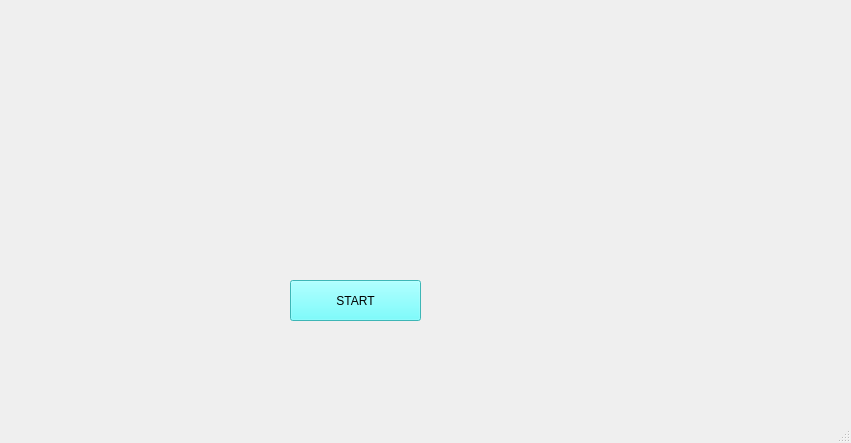
<?xml version="1.0" encoding="UTF-8"?>
<ui version="4.0">
 <class>MainWindow</class>
 <widget class="QMainWindow" name="MainWindow">
  <property name="geometry">
   <rect>
    <x>0</x>
    <y>0</y>
    <width>851</width>
    <height>443</height>
   </rect>
  </property>
  <property name="windowTitle">
   <string>MainWindow</string>
  </property>
  <widget class="QWidget" name="centralwidget">
   <widget class="QLabel" name="label">
    <property name="geometry">
     <rect>
      <x>-180</x>
      <y>-150</y>
      <width>1200</width>
      <height>600</height>
     </rect>
    </property>
    <property name="text">
     <string/>
    </property>
    <property name="pixmap">
     <pixmap>GIF/Black_Template.jpg</pixmap>
    </property>
    <property name="scaledContents">
     <bool>true</bool>
    </property>
   </widget>
   <widget class="QLabel" name="label_2">
    <property name="geometry">
     <rect>
      <x>430</x>
      <y>0</y>
      <width>341</width>
      <height>221</height>
     </rect>
    </property>
    <property name="text">
     <string/>
    </property>
    <property name="pixmap">
     <pixmap>GIF/Iron_Template_1.gif</pixmap>
    </property>
    <property name="scaledContents">
     <bool>true</bool>
    </property>
   </widget>
   <widget class="QLabel" name="label_3">
    <property name="geometry">
     <rect>
      <x>260</x>
      <y>80</y>
      <width>211</width>
      <height>171</height>
     </rect>
    </property>
    <property name="text">
     <string/>
    </property>
    <property name="pixmap">
     <pixmap>GIF/__1.gif</pixmap>
    </property>
    <property name="scaledContents">
     <bool>true</bool>
    </property>
   </widget>
   <widget class="QLabel" name="label_4">
    <property name="geometry">
     <rect>
      <x>0</x>
      <y>-40</y>
      <width>291</width>
      <height>141</height>
     </rect>
    </property>
    <property name="text">
     <string/>
    </property>
    <property name="pixmap">
     <pixmap>GIF/initial.gif</pixmap>
    </property>
    <property name="scaledContents">
     <bool>true</bool>
    </property>
   </widget>
   <widget class="QLabel" name="label_5">
    <property name="geometry">
     <rect>
      <x>480</x>
      <y>260</y>
      <width>261</width>
      <height>151</height>
     </rect>
    </property>
    <property name="text">
     <string/>
    </property>
    <property name="pixmap">
     <pixmap>GIF/B.G_Template_1.gif</pixmap>
    </property>
    <property name="scaledContents">
     <bool>true</bool>
    </property>
   </widget>
   <widget class="QLabel" name="label_6">
    <property name="geometry">
     <rect>
      <x>-10</x>
      <y>210</y>
      <width>261</width>
      <height>151</height>
     </rect>
    </property>
    <property name="frameShadow">
     <enum>QFrame::Sunken</enum>
    </property>
    <property name="text">
     <string/>
    </property>
    <property name="pixmap">
     <pixmap>GIF/Hero_Template.gif</pixmap>
    </property>
    <property name="scaledContents">
     <bool>true</bool>
    </property>
   </widget>
   <widget class="QLabel" name="label_7">
    <property name="geometry">
     <rect>
      <x>-30</x>
      <y>70</y>
      <width>211</width>
      <height>121</height>
     </rect>
    </property>
    <property name="text">
     <string/>
    </property>
    <property name="pixmap">
     <pixmap>GIF/Earth_Template.gif</pixmap>
    </property>
    <property name="scaledContents">
     <bool>true</bool>
    </property>
   </widget>
   <widget class="QPushButton" name="pushButton">
    <property name="geometry">
     <rect>
      <x>290</x>
      <y>280</y>
      <width>131</width>
      <height>41</height>
     </rect>
    </property>
    <property name="styleSheet">
     <string notr="true">background-color: rgb(85, 255, 255);</string>
    </property>
    <property name="text">
     <string>START</string>
    </property>
   </widget>
  </widget>
  <widget class="QMenuBar" name="menubar">
   <property name="geometry">
    <rect>
     <x>0</x>
     <y>0</y>
     <width>851</width>
     <height>22</height>
    </rect>
   </property>
  </widget>
  <widget class="QStatusBar" name="statusbar"/>
 </widget>
 <resources/>
 <connections/>
</ui>
